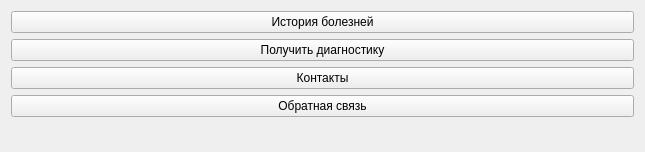
<?xml version="1.0" encoding="UTF-8"?>
<ui version="4.0">
 <class>FormDoctor</class>
 <widget class="QWidget" name="FormDoctor">
  <property name="geometry">
   <rect>
    <x>0</x>
    <y>0</y>
    <width>645</width>
    <height>152</height>
   </rect>
  </property>
  <property name="windowTitle">
   <string>Добро пожаловать, Доктор</string>
  </property>
  <layout class="QGridLayout" name="gridLayout">
   <item row="0" column="1">
    <layout class="QVBoxLayout" name="placeholder"/>
   </item>
   <item row="0" column="0">
    <layout class="QVBoxLayout" name="verticalLayout">
     <item>
      <widget class="QPushButton" name="pushButton">
       <property name="text">
        <string>История болезней</string>
       </property>
      </widget>
     </item>
     <item>
      <widget class="QPushButton" name="pushButton_2">
       <property name="text">
        <string>Получить диагностику</string>
       </property>
      </widget>
     </item>
     <item>
      <widget class="QPushButton" name="pushButton_3">
       <property name="text">
        <string>Контакты</string>
       </property>
      </widget>
     </item>
     <item>
      <widget class="QPushButton" name="pushButton_4">
       <property name="text">
        <string>Обратная связь</string>
       </property>
      </widget>
     </item>
     <item>
      <spacer name="verticalSpacer">
       <property name="orientation">
        <enum>Qt::Vertical</enum>
       </property>
       <property name="sizeHint" stdset="0">
        <size>
         <width>20</width>
         <height>40</height>
        </size>
       </property>
      </spacer>
     </item>
    </layout>
   </item>
  </layout>
 </widget>
 <resources/>
 <connections/>
</ui>
